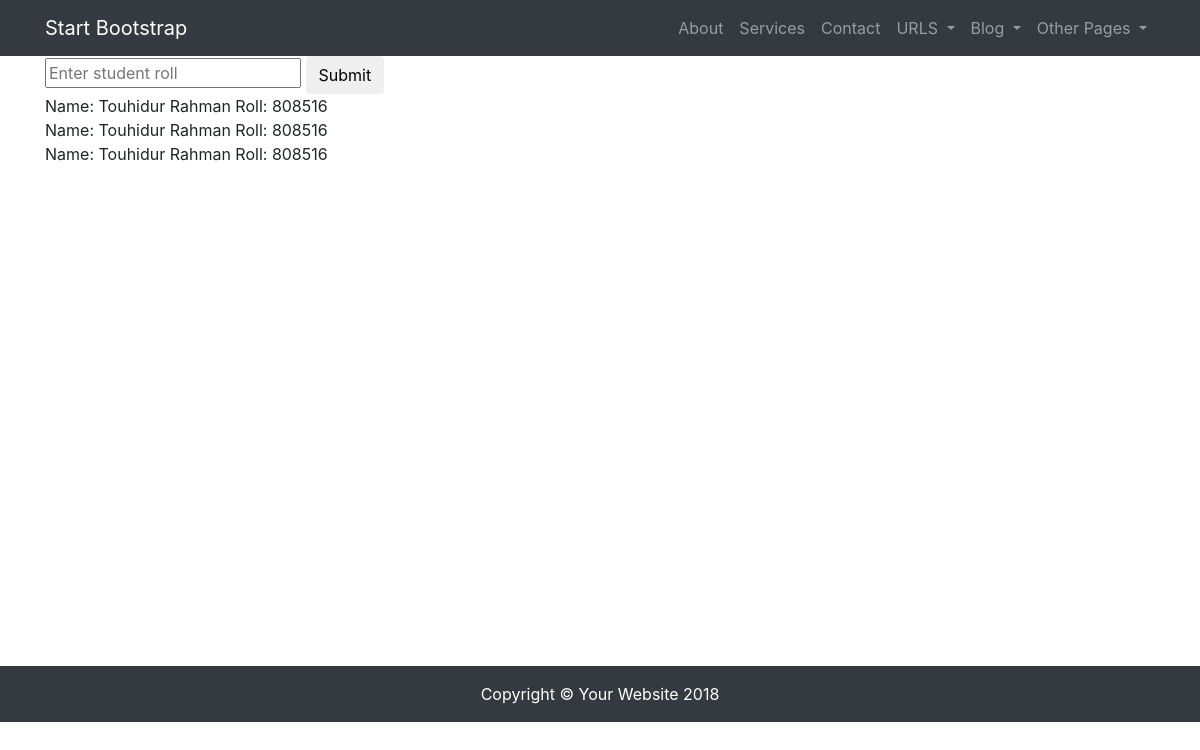
The app's page /tabulation, older data.
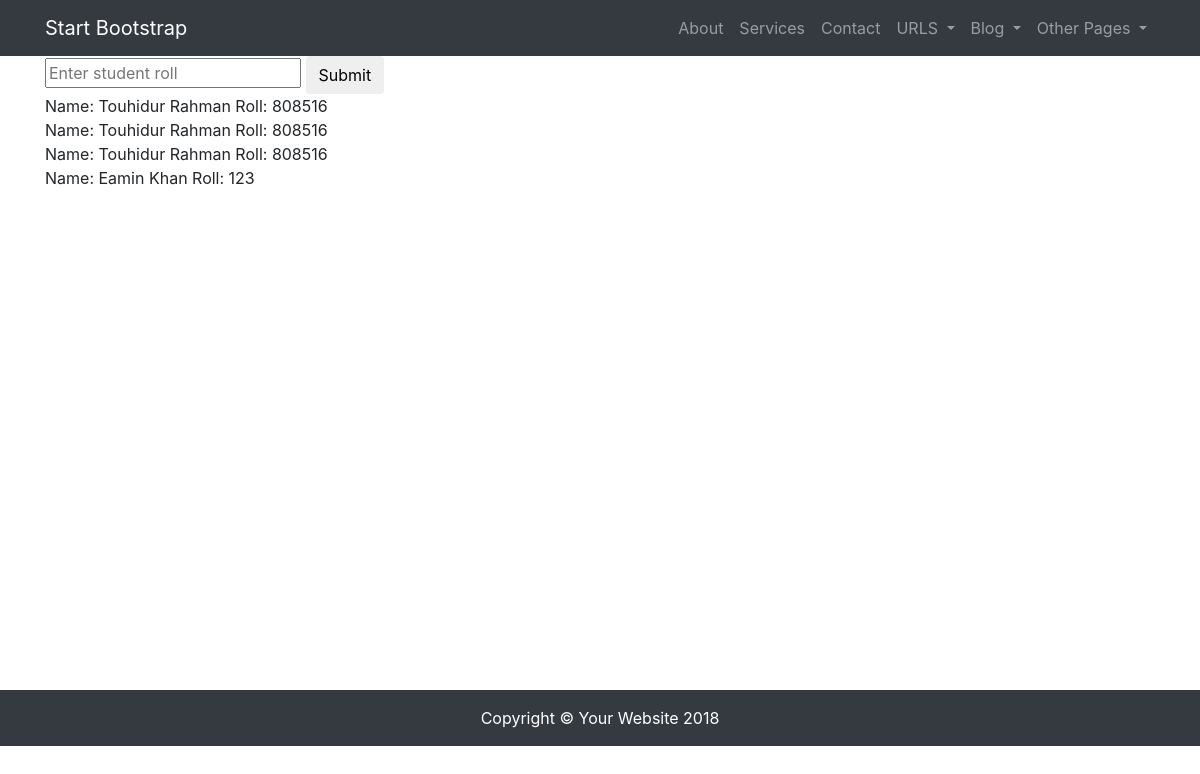
The same page, newer data.
### rpiapp/models.py (models this page shows, shortened)
class Tabulation(models.Model):
    SEMESTER = (
        ('1st', '1st'),
        ('2nd', '2nd'),
        ('3rd', '3rd'),
        ('4th', '4th'),
        ('5th', '5th'),
        ('6th', '6th'),
        ('7th', '7th'),
        ('8th', '8th'),
    )
    student_id = models.ForeignKey(Student, null=True, on_delete=models.CASCADE)
    s_roll = models.IntegerField(default=0, blank=True)
    s_semester = models.CharField(max_length=10, null=True, choices=SEMESTER)
    subject_code = models.CharField(max_length=120, null=True)
    tc = models.IntegerField()
    tf = models.IntegerField()
    pc = models.IntegerField()
    pf = models.IntegerField()
    gp = models.CharField(max_length=10)
    grade = models.CharField(max_length=10, null=True)

class Student(models.Model):
    SHIFT = (
        ('1', '1st'),
        ('2', '2nd'),
    )
    SEMESTER = (
        ('1st', '1st'),
        ('2nd', '2nd'),
        ('3rd', '3rd'),
        ('4th', '4th'),
        ('5th', '5th'),
        ('6th', '6th'),
        ('7th', '7th'),
        ('8th', '8th'),
    )
    SESSION = (
        ([tuple(str(str(str(int(i[0])) + '-' + str(int(i[0] + 1))) + ', ' + str(
            str(int(i[0])) + '-' + str(int(i[0] + 1)))).split(',')) for i in
          tuple(map(lambda *x: x, (tuple([i for i in range(2016, 2050)]))))])
    )
    DEPARTMENT = (
        ('computer', 'Computer'),
        ('civil', 'Civil'),
        ('electrical', 'Electrical'),
        ('electronics', 'Electronics'),
        ('mechanical', 'Mechanical'),
        ('power', 'Power'),
        ('electromedical', 'Electromedical'),
        ('mechatronics', 'Mechatronics'),
    )
    s_name = models.CharField(max_length=250, blank=True)
    s_roll = models.IntegerField(default=0, blank=True)
    s_reg = models.IntegerField(default=0, blank=True)
    s_sift = models.CharField(max_length=10, choices=SHIFT)
    s_semester = models.CharField(max_length=10, choices=SEMESTER)
    s_session = models.CharField(max_length=10, choices=SESSION)
    s_department = models.CharField(max_length=50, choices=DEPARTMENT)
    slug = models.SlugField(unique=True, null=True)
    def __str__(self):  # Using this rename the model name
        return smart_text(str('Name: ' + self.s_name + ' ' + 'Roll: ' + str(self.s_roll)))

### rpiapp/views.py (the view)
# urls.py: url(r'^tabulation$', tabulations, name='tabulation'),
def tabulations(request):
    query = request.GET.get('q', None)
    obj = Tabulation.objects.all()
    print(query)
    if query is not None:
        obj = obj.filter(s_roll__icontains=query)
        print(obj)
    template = 'tabulations.html'
    context = {'obj': obj}
    return render(request, template, context)

### rpiapp/templates/tabulations.html
{% extends 'base.html' %}
{% load crispy_forms_tags %}
{% block content %}
    <form method="GET" action="/tabulation">{% csrf_token %}
        <input type='text' name="q" placeholder="Enter student roll"  />
        <button type="submit" class="btn btn-default">Submit</button>
    </form>
    <form method="POST">{% csrf_token %}
        {% for object in obj %}
        <div class='row'>
            <div class='col-sm-6 col-sm-offset-3'>
                {{ object.student_id}}
            </div>
        </div>
        {% endfor %}
    </form>
{% endblock %}

Row changes from the older to the newer data that the page shows:
added Tabulation: student_id "Name: Eamin Khan Roll: 123"
